Frame 1 (no input): blank canvas, image omitted
Frame 60 (no input): blank canvas, image omitted
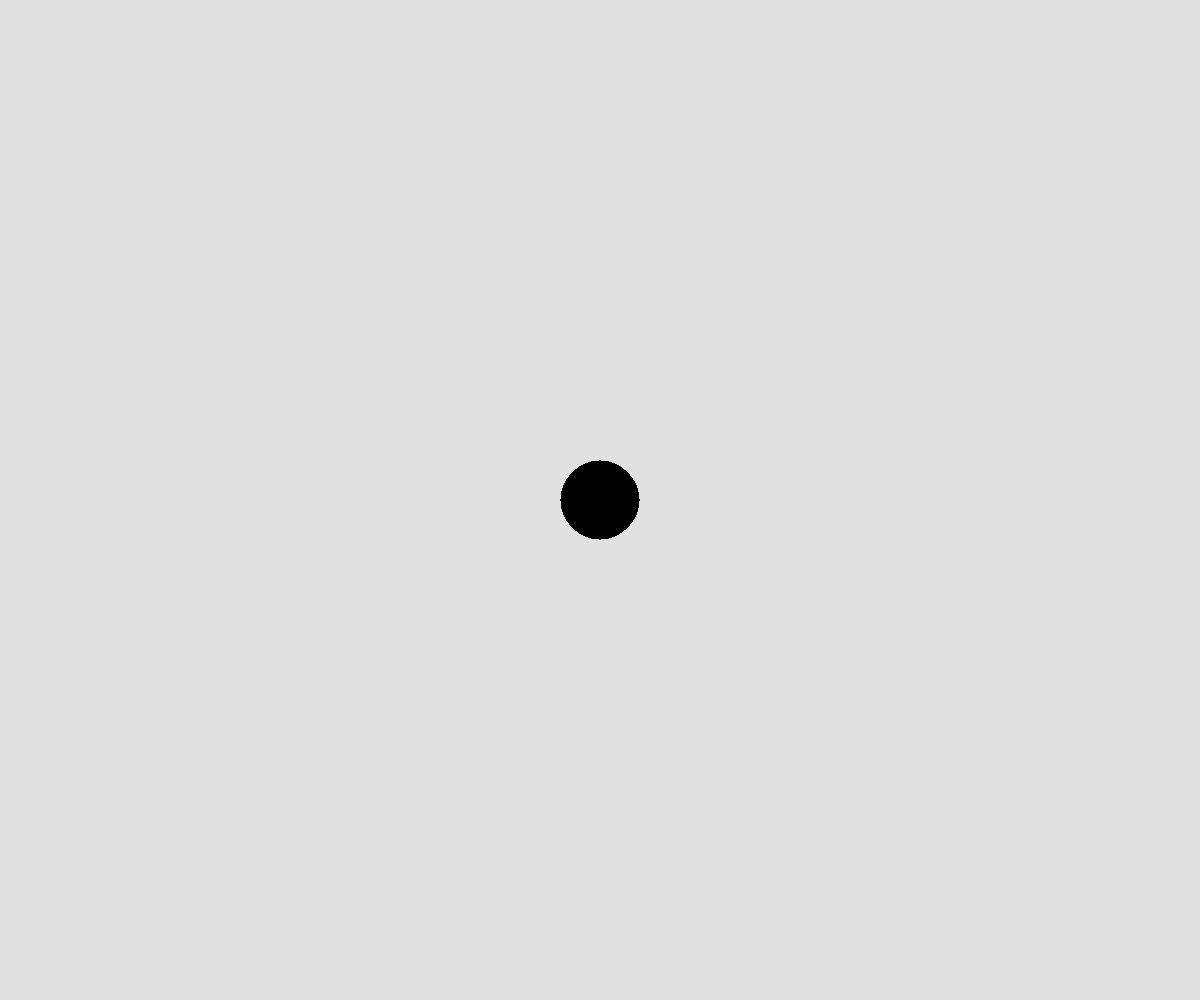
Frame 120 (the mouse pressed at the canvas centre since frame 60)

The p5.js sketch whose frames 1 and 60 were blank and that drew this single picture after the mouse press (run headless with seeded random() and noise() and a simulated clock; from frame 60 on, the mouse is pressed at the canvas centre):

// p5.js sketch
// ── sketch.js
// Array and Object Demo

let shapes = [];

function setup() {
  createCanvas(windowWidth, windowHeight);
  background(225);
}

function draw() {
  for (let i=0; i<shapes.length; i++) {
    fill(0);
    ellipse(shapes[i].x, shapes[i].y, shapes[i].radius*2, shapes[i].radius*2)
  }
}

function mousePressed() {
  let someShape = {
    x: mouseX,
    y: mouseY, 
    radius: random(10, 50),
  };
  shapes.push(someShape);
}
